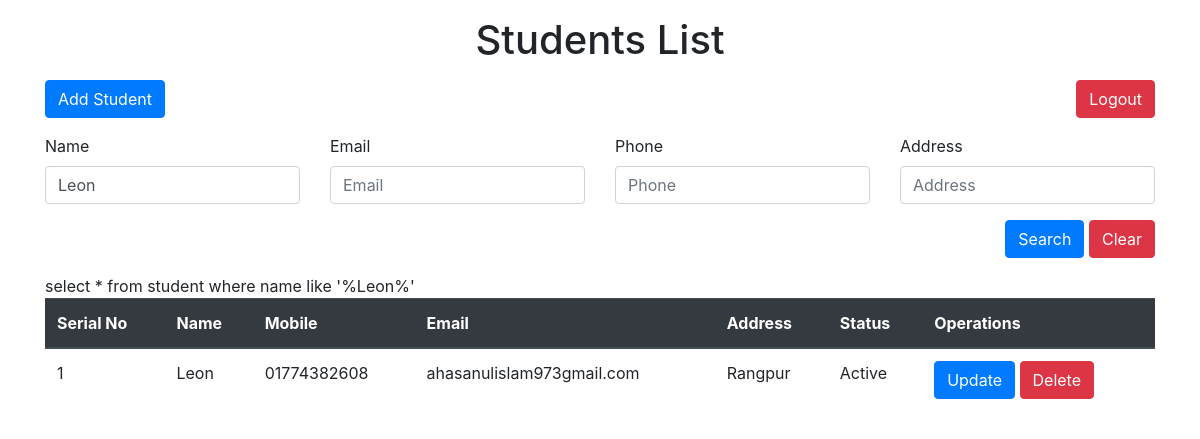
/students.php?name=Leon (signed in), run on the app's committed database.
### tables this page shows
CREATE TABLE `student` (
  `id` int(11) NOT NULL,
  `name` varchar(50) DEFAULT NULL,
  `mobile` varchar(16) DEFAULT NULL,
  `email` varchar(50) DEFAULT NULL,
  `address` varchar(100) DEFAULT NULL,
  `status` enum('Active','Inactive') DEFAULT NULL,
  `created_by` int(11) NOT NULL DEFAULT 0,
  `updated_by` int(11) NOT NULL DEFAULT 0,
  `created_at` datetime DEFAULT NULL,
  `updated_at` datetime DEFAULT NULL
);

### students.php (the view, shortened to what this page needs)
<?php
require_once 'connection.php';
if (isset($_SESSION['user_name'])) {
    ?>
    <!DOCTYPE html>
    <html>
    <head>
        <link rel="stylesheet" href="https://cdn.jsdelivr.net/npm/bootstrap@4.4.1/dist/css/bootstrap.min.css">
    </head>
    <body>
    <div class="container my-3">
        <h1 class="text-center">Students List</h1>
        <div class="row my-3">
            <div class="col-6">
                <button type="button" class="btn btn-primary" data-toggle="modal" data-target="#exampleModal">
                    Add Student
                </button>
            </div>
            <div class="col-6 text-right">
                <a href="logout.php" class="btn btn-danger" role="button"
                   aria-pressed="true">Logout</a>
            </div>
        </div>
        <form method="get" action="">
            <div class="row my-3">
                <div class="col-3">
                    <label for="name" class="form-label">Name</label>
                    <input type="text" id="name" class="form-control"
                           value="<?php echo isset($_GET['name']) ? $_GET['name'] : ''; ?>" placeholder="Name"
                           name="name">
                </div>
                <div class="col-3">
                    <label for="email" class="form-label">Email</label>
                    <input type="text" id="email" class="form-control"
                           value="<?php echo isset($_GET['email']) ? $_GET['email'] : ''; ?>" placeholder="Email"
                           name="email">
                </div>
                <div class="col-3">
                    <label for="phone" class="form-label">Phone</label>
                    <input type="text" id="phone" class="form-control" placeholder="Phone"
                           value="<?php echo isset($_GET['phone']) ? $_GET['phone'] : ''; ?>" name="phone">
                </div>
                <div class="col-3">
                    <label for="address" class="form-label">Address</label>
                    <input type="text" id="address" class="form-control" placeholder="Address"
                           value="<?php echo isset($_GET['address']) ? $_GET['address'] : ''; ?>" name="address">
                </div>
                <div class="col-12 text-right mt-3">
                    <button type="submit" class="btn btn-primary">Search</button>
                    <a href="students.php" class="btn btn-danger" role="button"
                       aria-pressed="true">Clear</a>
                </div>
            </div>
        </form>
        <div id="displayData">
            <table class="table">
                <thead class="thead-dark">
                <tr>
                    <th scope="col">Serial No</th>
                    <th scope="col">Name</th>
                    <th scope="col">Mobile</th>
                    <th scope="col">Email</th>
                    <th scope="col">Address</th>
                    <th scope="col">Status</th>
                    <th scope="col">Operations</th>
                </tr>
                </thead>
                <?php
                $sql = "select * from student";
                if (isset($_GET['name']) && !empty($_GET['name'])) {
                    $sql .= " where name like '%{$_GET['name']}%' ";
                }
                $result = mysqli_query($con, $sql);
                $number = 1;
                while ($rows = mysqli_fetch_assoc($result)) {
                    $id = $rows['id'];
                    $name = $rows['name'];
                    $mobile = $rows['mobile'];
                    $email = $rows['email'];
                    $address = $rows['address'];
                    $status = $rows['status'];
                    ?>
                    <tr>
                        <td scope="row"><?php echo $number; ?></td>
                        <td><?php echo $name; ?></td>
                        <td><?php echo $mobile; ?></td>
                        <td><?php echo $email; ?></td>
                        <td><?php echo $address; ?></td>
                        <td><?php echo $status; ?></td>
                        <td>
                            <button class="btn btn-primary" onclick="updateuser(<?php echo $id; ?>)">Update</button>
                            <button class="btn btn-danger" onclick="deleteuser(<?php echo $id; ?>)">Delete</button>
                        </td>
                    </tr>
                    <?php
                    $number++;
                }
                ?>
            </table>
        </div>
    </body>
    </html>
    <?php
} else {
    header("Location:index.php");
}
?>

### data on the page
student: name "Leon", mobile "01774382608", email "ahasanulislam973gmail.com", address "Rangpur", status "Active"
